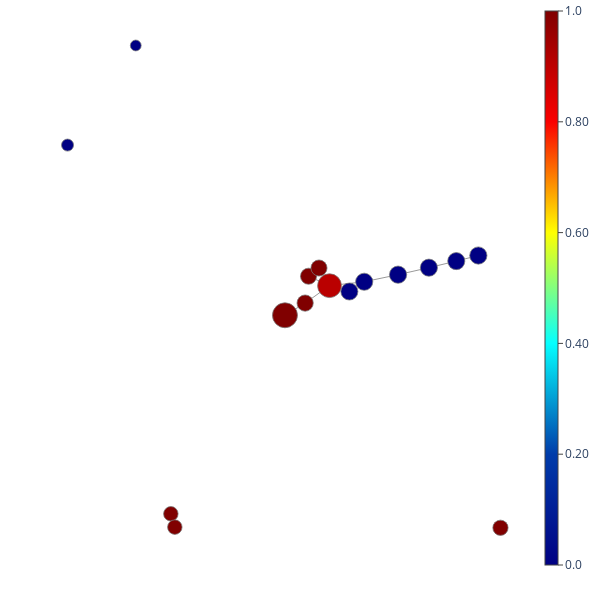

Notebook code for this chart:
### Code cell
mapper_algo = MapperAlgorithm(
    cover=CubicalCover(
        n_intervals=4,
        overlap_frac=0.5
    ),
    # clustering=AgglomerativeClustering()
    clustering=FailSafeClustering(
        clustering=AgglomerativeClustering(linkage='ward')
        )
)
mapper_info = mapper_algo.fit_transform(X, lens)

mapper_plot = MapperPlot(
    mapper_info[0],
    dim=2,
    iterations=100,
    seed=42
)

fig = mapper_plot.plot_plotly(
    title='',
    width=600,
    height=600,
    colors=y,                       # color according to categorical values
    cmap='jet',                     # Jet colormap, for classes
    agg=np.nanmean,                 # aggregate on nodes according to mean
)

fig.show(config={'scrollZoom': True})

### Figure 1 — Plotly figure (JSON) as saved in the notebook; plotly's stock layout.template omitted (floating-point values rounded to 4 significant figures)
{"data": [{"hoverinfo": "skip", "line": {"color": "#777", "width": 0.75}, "marker": {"colorscale": [[0, "rgb(0,0,131)"], [0.2, "rgb(0,60,170)"], [0.4, "rgb(5,255,255)"], [0.6, "rgb(255,255,0)"], [0.8, "rgb(250,0,0)"], [1, "rgb(128,0,0)"]], "line": {"colorscale": [[0, "rgb(0,0,131)"], [0.2, "rgb(0,60,170)"], [0.4, "rgb(5,255,255)"], [0.6, "rgb(255,255,0)"], [0.8, "rgb(250,0,0)"], [1, "rgb(128,0,0)"]]}}, "mode": "lines", "name": "edges_trace", "opacity": 1, "type": "scatter", "x": [0.4471, 0.3592, null, 0.4471, 0.5179, null, 0.04023, 0.1516, null, 0.04023, 0.104, null, 0.04023, -0.0271, null, 0.04023, 0.006443, null, 0.04023, -0.03805, null, -0.1028, -0.03805, null, 0.1516, 0.104, null, 0.1516, 0.2602, null, 0.3592, 0.2602, null, -0.0271, 0.006443, null, -0.4691, -0.4563, null], "y": [0.1611, 0.1355, null, 0.1611, 0.1828, null, 0.06537, 0.0807, null, 0.06537, 0.04261, null, 0.06537, 0.1021, null, 0.06537, 0.1341, null, 0.06537, -0.002329, null, -0.04977, -0.002329, null, 0.0807, 0.04261, null, 0.0807, 0.1082, null, 0.1355, 0.1082, null, 0.1021, 0.1341, null, -0.8222, -0.8741, null]}, {"hoverinfo": "text", "marker": {"cmax": 1, "cmin": 0, "color": [0, 0.9041, 1, 1, 0, 0, 0, 0, 0, 0, 1, 1, 1, 1, 1, 0], "colorbar": {"borderwidth": 0, "nticks": 10, "orientation": "v", "outlinewidth": 1, "showticklabels": true, "thickness": 0.025, "thicknessmode": "fraction", "tickformat": ".2g", "tickmode": "auto", "tickwidth": 1, "title": {"side": "right", "text": ""}, "xanchor": "left", "xpad": 0, "ypad": 0}, "colorscale": [[0, "rgb(0,0,131)"], [0.2, "rgb(0,60,170)"], [0.4, "rgb(5,255,255)"], [0.6, "rgb(255,255,0)"], [0.8, "rgb(250,0,0)"], [1, "rgb(128,0,0)"]], "line": {"color": "#777", "colorscale": [[0, "rgb(0,0,131)"], [0.2, "rgb(0,60,170)"], [0.4, "rgb(5,255,255)"], [0.6, "rgb(255,255,0)"], [0.8, "rgb(250,0,0)"], [1, "rgb(128,0,0)"]], "width": 0.75}, "opacity": 1, "reversescale": false, "showscale": true, "size": [17.11, 23.82, 25, 16.28, 17.26, 10.85, 17.15, 17.06, 12.06, 17.13, 15.26, 16.12, 16.12, 14.51, 14.51, 17.26]}, "mode": "markers", "name": "nodes_trace", "opacity": 1, "text": ["color: 0<br>node: 0<br>size: 463", "color: 0.904<br>node: 2<br>size: 897", "color: 1<br>node: 3<br>size: 988", "color: 1<br>node: 11<br>size: 419", "color: 0<br>node: 4<br>size: 471", "color: 0<br>node: 7<br>size: 186", "color: 0<br>node: 8<br>size: 465", "color: 0<br>node: 10<br>size: 460", "color: 0<br>node: 6<br>size: 230", "color: 0<br>node: 12<br>size: 464", "color: 1<br>node: 5<br>size: 368", "color: 1<br>node: 9<br>size: 411", "color: 1<br>node: 15<br>size: 411", "color: 1<br>node: 1<br>size: 333", "color: 1<br>node: 13<br>size: 333", "color: 0<br>node: 14<br>size: 471"], "type": "scatter", "x": [0.4471, 0.04023, -0.1028, -0.03805, 0.5179, -0.5816, 0.1516, 0.104, -0.8007, 0.3592, 0.5889, -0.0271, 0.006443, -0.4691, -0.4563, 0.2602], "y": [0.1611, 0.06537, -0.04977, -0.002329, 0.1828, 1, 0.0807, 0.04261, 0.6124, 0.1355, -0.8766, 0.1021, 0.1341, -0.8222, -0.8741, 0.1082]}], "layout": {"autosize": false, "height": 600, "hovermode": "closest", "margin": {"b": 10, "l": 10, "r": 10, "t": 10}, "plot_bgcolor": "rgba(0, 0, 0, 0)", "scene": {"xaxis": {"backgroundcolor": "rgba(0, 0, 0, 0)", "gridcolor": "rgba(230, 230, 230, 1.0)", "linecolor": "rgba(230, 230, 230, 1.0)", "linewidth": 1, "mirror": true, "showaxeslabels": false, "showgrid": true, "showline": true, "showticklabels": false, "title": {"text": ""}, "visible": true, "zerolinecolor": "rgba(230, 230, 230, 1.0)"}, "yaxis": {"backgroundcolor": "rgba(0, 0, 0, 0)", "gridcolor": "rgba(230, 230, 230, 1.0)", "linecolor": "rgba(230, 230, 230, 1.0)", "linewidth": 1, "mirror": true, "showaxeslabels": false, "showgrid": true, "showline": true, "showticklabels": false, "title": {"text": ""}, "visible": true, "zerolinecolor": "rgba(230, 230, 230, 1.0)"}, "zaxis": {"backgroundcolor": "rgba(0, 0, 0, 0)", "gridcolor": "rgba(230, 230, 230, 1.0)", "linecolor": "rgba(230, 230, 230, 1.0)", "linewidth": 1, "mirror": true, "showaxeslabels": false, "showgrid": true, "showline": true, "showticklabels": false, "title": {"text": ""}, "visible": true, "zerolinecolor": "rgba(230, 230, 230, 1.0)"}}, "showlegend": false, "uirevision": "constant", "width": 600, "xaxis": {"linewidth": 1, "mirror": true, "showgrid": false, "showline": true, "showticklabels": false, "title": {"text": ""}, "visible": true, "zeroline": false}, "yaxis": {"linewidth": 1, "mirror": true, "showgrid": false, "showline": true, "showticklabels": false, "title": {"text": ""}, "visible": true, "zeroline": false}}}
